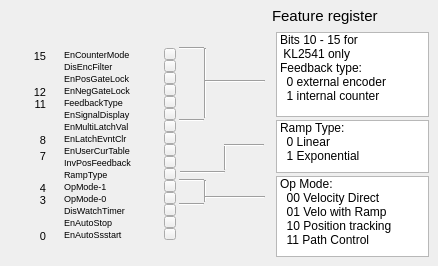
      <widget class="QWidget" name="feature1">
       <attribute name="title">
        <string>Feature 1</string>
       </attribute>
       <widget class="QELabel" name="qelabel_18">
        <property name="geometry">
         <rect>
          <x>12</x>
          <y>8</y>
          <width>73</width>
          <height>16</height>
         </rect>
        </property>
        <property name="font">
         <font>
          <pointsize>11</pointsize>
          <weight>75</weight>
          <bold>true</bold>
         </font>
        </property>
        <property name="variable" stdset="0">
         <string>$(P):LI:$(R):DATA.DESC</string>
        </property>
        <property name="variableSubstitutions" stdset="0">
         <string>P=CHA,R=2531-1-2</string>
        </property>
        <property name="displayAlarmState">
         <bool>false</bool>
        </property>
       </widget>
       <widget class="QEBitStatus" name="qebitstatus_4">
        <property name="geometry">
         <rect>
          <x>48</x>
          <y>48</y>
          <width>12</width>
          <height>192</height>
         </rect>
        </property>
        <property name="numberOfBits">
         <number>16</number>
        </property>
        <property name="Orientation">
         <enum>QBitStatus::LSB_On_Bottom</enum>
        </property>
        <property name="offColour">
         <color>
          <red>157</red>
          <green>171</green>
          <blue>193</blue>
         </color>
        </property>
        <property name="variable" stdset="0">
         <string>$(P):LI:$(R):RWE:FEAT</string>
        </property>
        <property name="variableSubstitutions" stdset="0">
         <string>P=CHA,R=2531-1-2</string>
        </property>
        <property name="displayAlarmState">
         <bool>false</bool>
        </property>
       </widget>
       <widget class="TButton" name="featTB_15">
        <property name="geometry">
         <rect>
          <x>164</x>
          <y>48</y>
          <width>12</width>
          <height>12</height>
         </rect>
        </property>
        <property name="text">
         <string/>
        </property>
        <property name="variable" stdset="0">
         <string>$(P):LO:SC:$(R):RWE:FEAT</string>
        </property>
        <property name="variableSubstitutions" stdset="0">
         <string>P=CHA,R=2531-1-2</string>
        </property>
        <property name="subscribe">
         <bool>true</bool>
        </property>
        <property name="AlarmEnable" stdset="0">
         <bool>false</bool>
        </property>
        <property name="showLabel">
         <bool>false</bool>
        </property>
        <property name="bitNumber" stdset="0">
         <UInt>15</UInt>
        </property>
       </widget>
       <widget class="TButton" name="featTB_14">
        <property name="geometry">
         <rect>
          <x>164</x>
          <y>60</y>
          <width>12</width>
          <height>12</height>
         </rect>
        </property>
        <property name="text">
         <string/>
        </property>
        <property name="variable" stdset="0">
         <string>$(P):LO:SC:$(R):RWE:FEAT</string>
        </property>
        <property name="variableSubstitutions" stdset="0">
         <string>P=CHA,R=2531-1-2</string>
        </property>
        <property name="subscribe">
         <bool>true</bool>
        </property>
        <property name="AlarmEnable" stdset="0">
         <bool>false</bool>
        </property>
        <property name="showLabel">
         <bool>false</bool>
        </property>
        <property name="bitNumber" stdset="0">
         <UInt>14</UInt>
        </property>
       </widget>
       <widget class="TButton" name="featTB_13">
        <property name="geometry">
         <rect>
          <x>164</x>
          <y>72</y>
          <width>12</width>
          <height>12</height>
         </rect>
        </property>
        <property name="text">
         <string/>
        </property>
        <property name="variable" stdset="0">
         <string>$(P):LO:SC:$(R):RWE:FEAT</string>
        </property>
        <property name="variableSubstitutions" stdset="0">
         <string>P=CHA,R=2531-1-2</string>
        </property>
        <property name="subscribe">
         <bool>true</bool>
        </property>
        <property name="AlarmEnable" stdset="0">
         <bool>false</bool>
        </property>
        <property name="showLabel">
         <bool>false</bool>
        </property>
        <property name="bitNumber" stdset="0">
         <UInt>13</UInt>
        </property>
       </widget>
       <widget class="TButton" name="featTB_12">
        <property name="geometry">
         <rect>
          <x>164</x>
          <y>84</y>
          <width>12</width>
          <height>12</height>
         </rect>
        </property>
        <property name="text">
         <string/>
        </property>
        <property name="variable" stdset="0">
         <string>$(P):LO:SC:$(R):RWE:FEAT</string>
        </property>
        <property name="variableSubstitutions" stdset="0">
         <string>P=CHA,R=2531-1-2</string>
        </property>
        <property name="subscribe">
         <bool>true</bool>
        </property>
        <property name="AlarmEnable" stdset="0">
         <bool>false</bool>
        </property>
        <property name="showLabel">
         <bool>false</bool>
        </property>
        <property name="bitNumber" stdset="0">
         <UInt>12</UInt>
        </property>
       </widget>
       <widget class="TButton" name="featTB_11">
        <property name="geometry">
         <rect>
          <x>164</x>
          <y>96</y>
          <width>12</width>
          <height>12</height>
         </rect>
        </property>
        <property name="text">
         <string/>
        </property>
        <property name="variable" stdset="0">
         <string>$(P):LO:SC:$(R):RWE:FEAT</string>
        </property>
        <property name="variableSubstitutions" stdset="0">
         <string>P=CHA,R=2531-1-2</string>
        </property>
        <property name="subscribe">
         <bool>true</bool>
        </property>
        <property name="AlarmEnable" stdset="0">
         <bool>false</bool>
        </property>
        <property name="showLabel">
         <bool>false</bool>
        </property>
        <property name="bitNumber" stdset="0">
         <UInt>11</UInt>
        </property>
       </widget>
       <widget class="TButton" name="featTB_10">
        <property name="geometry">
         <rect>
          <x>164</x>
          <y>108</y>
          <width>12</width>
          <height>12</height>
         </rect>
        </property>
        <property name="text">
         <string/>
        </property>
        <property name="variable" stdset="0">
         <string>$(P):LO:SC:$(R):RWE:FEAT</string>
        </property>
        <property name="variableSubstitutions" stdset="0">
         <string>P=CHA,R=2531-1-2</string>
        </property>
        <property name="subscribe">
         <bool>true</bool>
        </property>
        <property name="AlarmEnable" stdset="0">
         <bool>false</bool>
        </property>
        <property name="showLabel">
         <bool>false</bool>
        </property>
        <property name="bitNumber" stdset="0">
         <UInt>10</UInt>
        </property>
       </widget>
       <widget class="TButton" name="featTB_9">
        <property name="geometry">
         <rect>
          <x>164</x>
          <y>120</y>
          <width>12</width>
          <height>12</height>
         </rect>
        </property>
        <property name="text">
         <string/>
        </property>
        <property name="variable" stdset="0">
         <string>$(P):LO:SC:$(R):RWE:FEAT</string>
        </property>
        <property name="variableSubstitutions" stdset="0">
         <string>P=CHA,R=2531-1-2</string>
        </property>
        <property name="subscribe">
         <bool>true</bool>
        </property>
        <property name="AlarmEnable" stdset="0">
         <bool>false</bool>
        </property>
        <property name="showLabel">
         <bool>false</bool>
        </property>
        <property name="bitNumber" stdset="0">
         <UInt>9</UInt>
        </property>
       </widget>
       <widget class="TButton" name="featTB_8">
        <property name="geometry">
         <rect>
          <x>164</x>
          <y>132</y>
          <width>12</width>
          <height>12</height>
         </rect>
        </property>
        <property name="text">
         <string/>
        </property>
        <property name="variable" stdset="0">
         <string>$(P):LO:SC:$(R):RWE:FEAT</string>
        </property>
        <property name="variableSubstitutions" stdset="0">
         <string>P=CHA,R=2531-1-2</string>
        </property>
        <property name="subscribe">
         <bool>true</bool>
        </property>
        <property name="AlarmEnable" stdset="0">
         <bool>false</bool>
        </property>
        <property name="showLabel">
         <bool>false</bool>
        </property>
        <property name="bitNumber" stdset="0">
         <UInt>8</UInt>
        </property>
       </widget>
       <widget class="TButton" name="featTB_7">
        <property name="geometry">
         <rect>
          <x>164</x>
          <y>144</y>
          <width>12</width>
          <height>12</height>
         </rect>
        </property>
        <property name="text">
         <string/>
        </property>
        <property name="variable" stdset="0">
         <string>$(P):LO:SC:$(R):RWE:FEAT</string>
        </property>
        <property name="variableSubstitutions" stdset="0">
         <string>P=CHA,R=2531-1-2</string>
        </property>
        <property name="subscribe">
         <bool>true</bool>
        </property>
        <property name="AlarmEnable" stdset="0">
         <bool>false</bool>
        </property>
        <property name="showLabel">
         <bool>false</bool>
        </property>
        <property name="bitNumber" stdset="0">
         <UInt>7</UInt>
        </property>
       </widget>
       <widget class="TButton" name="featTB_6">
        <property name="geometry">
         <rect>
          <x>164</x>
          <y>156</y>
          <width>12</width>
          <height>12</height>
         </rect>
        </property>
        <property name="text">
         <string/>
        </property>
        <property name="variable" stdset="0">
         <string>$(P):LO:SC:$(R):RWE:FEAT</string>
        </property>
        <property name="variableSubstitutions" stdset="0">
         <string>P=CHA,R=2531-1-2</string>
        </property>
        <property name="subscribe">
         <bool>true</bool>
        </property>
        <property name="AlarmEnable" stdset="0">
         <bool>false</bool>
        </property>
        <property name="showLabel">
         <bool>false</bool>
        </property>
        <property name="bitNumber" stdset="0">
         <UInt>6</UInt>
        </property>
       </widget>
       <widget class="TButton" name="featTB_5">
        <property name="geometry">
         <rect>
          <x>164</x>
          <y>168</y>
          <width>12</width>
          <height>12</height>
         </rect>
        </property>
        <property name="text">
         <string/>
        </property>
        <property name="variable" stdset="0">
         <string>$(P):LO:SC:$(R):RWE:FEAT</string>
        </property>
        <property name="variableSubstitutions" stdset="0">
         <string>P=CHA,R=2531-1-2</string>
        </property>
        <property name="subscribe">
         <bool>true</bool>
        </property>
        <property name="AlarmEnable" stdset="0">
         <bool>false</bool>
        </property>
        <property name="showLabel">
         <bool>false</bool>
        </property>
        <property name="bitNumber" stdset="0">
         <UInt>5</UInt>
        </property>
       </widget>
       <widget class="TButton" name="featTB_4">
        <property name="geometry">
         <rect>
          <x>164</x>
          <y>180</y>
          <width>12</width>
          <height>12</height>
         </rect>
        </property>
        <property name="text">
         <string/>
        </property>
        <property name="variable" stdset="0">
         <string>$(P):LO:SC:$(R):RWE:FEAT</string>
        </property>
        <property name="variableSubstitutions" stdset="0">
         <string>P=CHA,R=2531-1-2</string>
        </property>
        <property name="subscribe">
         <bool>true</bool>
        </property>
        <property name="AlarmEnable" stdset="0">
         <bool>false</bool>
        </property>
        <property name="showLabel">
         <bool>false</bool>
        </property>
        <property name="bitNumber" stdset="0">
         <UInt>4</UInt>
        </property>
       </widget>
       <widget class="TButton" name="featTB_3">
        <property name="geometry">
         <rect>
          <x>164</x>
          <y>192</y>
          <width>12</width>
          <height>12</height>
         </rect>
        </property>
        <property name="text">
         <string/>
        </property>
        <property name="variable" stdset="0">
         <string>$(P):LO:SC:$(R):RWE:FEAT</string>
        </property>
        <property name="variableSubstitutions" stdset="0">
         <string>P=CHA,R=2531-1-2</string>
        </property>
        <property name="subscribe">
         <bool>true</bool>
        </property>
        <property name="AlarmEnable" stdset="0">
         <bool>false</bool>
        </property>
        <property name="showLabel">
         <bool>false</bool>
        </property>
        <property name="bitNumber" stdset="0">
         <UInt>3</UInt>
        </property>
       </widget>
       <widget class="TButton" name="featTB_2">
        <property name="geometry">
         <rect>
          <x>164</x>
          <y>204</y>
          <width>12</width>
          <height>12</height>
         </rect>
        </property>
        <property name="text">
         <string/>
        </property>
        <property name="variable" stdset="0">
         <string>$(P):LO:SC:$(R):RWE:FEAT</string>
        </property>
        <property name="variableSubstitutions" stdset="0">
         <string>P=CHA,R=2531-1-2</string>
        </property>
        <property name="subscribe">
         <bool>true</bool>
        </property>
        <property name="AlarmEnable" stdset="0">
         <bool>false</bool>
        </property>
        <property name="showLabel">
         <bool>false</bool>
        </property>
        <property name="bitNumber" stdset="0">
         <UInt>2</UInt>
        </property>
       </widget>
       <widget class="TButton" name="featTB_1">
        <property name="geometry">
         <rect>
          <x>164</x>
          <y>216</y>
          <width>12</width>
          <height>12</height>
         </rect>
        </property>
        <property name="text">
         <string/>
        </property>
        <property name="variable" stdset="0">
         <string>$(P):LO:SC:$(R):RWE:FEAT</string>
        </property>
        <property name="variableSubstitutions" stdset="0">
         <string>P=CHA,R=2531-1-2</string>
        </property>
        <property name="subscribe">
         <bool>true</bool>
        </property>
        <property name="AlarmEnable" stdset="0">
         <bool>false</bool>
        </property>
        <property name="showLabel">
         <bool>false</bool>
        </property>
        <property name="bitNumber" stdset="0">
         <UInt>1</UInt>
        </property>
       </widget>
       <widget class="TButton" name="featTB_0">
        <property name="geometry">
         <rect>
          <x>164</x>
          <y>228</y>
          <width>12</width>
          <height>12</height>
         </rect>
        </property>
        <property name="text">
         <string/>
        </property>
        <property name="variable" stdset="0">
         <string>$(P):LO:SC:$(R):RWE:FEAT</string>
        </property>
        <property name="variableSubstitutions" stdset="0">
         <string>P=CHA,R=2531-1-2</string>
        </property>
        <property name="subscribe">
         <bool>true</bool>
        </property>
        <property name="AlarmEnable" stdset="0">
         <bool>false</bool>
        </property>
        <property name="showLabel">
         <bool>false</bool>
        </property>
       </widget>
       <widget class="QLabel" name="label_33">
        <property name="geometry">
         <rect>
          <x>32</x>
          <y>230</y>
          <width>14</width>
          <height>12</height>
         </rect>
        </property>
        <property name="font">
         <font>
          <pointsize>8</pointsize>
         </font>
        </property>
        <property name="text">
         <string>0</string>
        </property>
        <property name="alignment">
         <set>Qt::AlignRight|Qt::AlignTrailing|Qt::AlignVCenter</set>
        </property>
       </widget>
       <widget class="QLabel" name="label_34">
        <property name="geometry">
         <rect>
          <x>32</x>
          <y>194</y>
          <width>14</width>
          <height>12</height>
         </rect>
        </property>
        <property name="font">
         <font>
          <pointsize>8</pointsize>
         </font>
        </property>
        <property name="text">
         <string>3</string>
        </property>
        <property name="alignment">
         <set>Qt::AlignRight|Qt::AlignTrailing|Qt::AlignVCenter</set>
        </property>
       </widget>
       <widget class="QLabel" name="label_35">
        <property name="geometry">
         <rect>
          <x>32</x>
          <y>182</y>
          <width>14</width>
          <height>12</height>
         </rect>
        </property>
        <property name="font">
         <font>
          <pointsize>8</pointsize>
         </font>
        </property>
        <property name="text">
         <string>4</string>
        </property>
        <property name="alignment">
         <set>Qt::AlignRight|Qt::AlignTrailing|Qt::AlignVCenter</set>
        </property>
       </widget>
       <widget class="QLabel" name="label_36">
        <property name="geometry">
         <rect>
          <x>32</x>
          <y>150</y>
          <width>14</width>
          <height>12</height>
         </rect>
        </property>
        <property name="font">
         <font>
          <pointsize>8</pointsize>
         </font>
        </property>
        <property name="text">
         <string>7</string>
        </property>
        <property name="alignment">
         <set>Qt::AlignRight|Qt::AlignTrailing|Qt::AlignVCenter</set>
        </property>
       </widget>
       <widget class="QLabel" name="label_37">
        <property name="geometry">
         <rect>
          <x>32</x>
          <y>134</y>
          <width>14</width>
          <height>12</height>
         </rect>
        </property>
        <property name="font">
         <font>
          <pointsize>8</pointsize>
         </font>
        </property>
        <property name="text">
         <string>8</string>
        </property>
        <property name="alignment">
         <set>Qt::AlignRight|Qt::AlignTrailing|Qt::AlignVCenter</set>
        </property>
       </widget>
       <widget class="QLabel" name="label_38">
        <property name="geometry">
         <rect>
          <x>32</x>
          <y>98</y>
          <width>14</width>
          <height>12</height>
         </rect>
        </property>
        <property name="font">
         <font>
          <pointsize>8</pointsize>
         </font>
        </property>
        <property name="text">
         <string>11</string>
        </property>
        <property name="alignment">
         <set>Qt::AlignRight|Qt::AlignTrailing|Qt::AlignVCenter</set>
        </property>
       </widget>
       <widget class="QLabel" name="label_39">
        <property name="geometry">
         <rect>
          <x>32</x>
          <y>86</y>
          <width>14</width>
          <height>12</height>
         </rect>
        </property>
        <property name="font">
         <font>
          <pointsize>8</pointsize>
         </font>
        </property>
        <property name="text">
         <string>12</string>
        </property>
        <property name="alignment">
         <set>Qt::AlignRight|Qt::AlignTrailing|Qt::AlignVCenter</set>
        </property>
       </widget>
       <widget class="QLabel" name="label_40">
        <property name="geometry">
         <rect>
          <x>32</x>
          <y>50</y>
          <width>14</width>
          <height>12</height>
         </rect>
        </property>
        <property name="font">
         <font>
          <pointsize>8</pointsize>
         </font>
        </property>
        <property name="text">
         <string>15</string>
        </property>
        <property name="alignment">
         <set>Qt::AlignRight|Qt::AlignTrailing|Qt::AlignVCenter</set>
        </property>
       </widget>
       <widget class="QLabel" name="label_41">
        <property name="geometry">
         <rect>
          <x>272</x>
          <y>8</y>
          <width>125</width>
          <height>16</height>
         </rect>
        </property>
        <property name="font">
         <font>
          <pointsize>11</pointsize>
         </font>
        </property>
        <property name="text">
         <string>Feature register</string>
        </property>
       </widget>
       <widget class="QLabel" name="label_42">
        <property name="geometry">
         <rect>
          <x>64</x>
          <y>202</y>
          <width>77</width>
          <height>16</height>
         </rect>
        </property>
        <property name="font">
         <font>
          <pointsize>7</pointsize>
         </font>
        </property>
        <property name="text">
         <string>DisWatchTimer</string>
        </property>
       </widget>
       <widget class="QLabel" name="label_43">
        <property name="geometry">
         <rect>
          <x>64</x>
          <y>214</y>
          <width>77</width>
          <height>16</height>
         </rect>
        </property>
        <property name="font">
         <font>
          <pointsize>7</pointsize>
         </font>
        </property>
        <property name="text">
         <string>EnAutoStop</string>
        </property>
       </widget>
       <widget class="QLabel" name="label_44">
        <property name="geometry">
         <rect>
          <x>64</x>
          <y>226</y>
          <width>77</width>
          <height>16</height>
         </rect>
        </property>
        <property name="font">
         <font>
          <pointsize>7</pointsize>
         </font>
        </property>
        <property name="text">
         <string>EnAutoSsstart</string>
        </property>
       </widget>
       <widget class="QLabel" name="label_45">
        <property name="geometry">
         <rect>
          <x>64</x>
          <y>46</y>
          <width>77</width>
          <height>16</height>
         </rect>
        </property>
        <property name="font">
         <font>
          <pointsize>7</pointsize>
         </font>
        </property>
        <property name="text">
         <string>EnCounterMode</string>
        </property>
       </widget>
       <widget class="QLabel" name="label_46">
        <property name="geometry">
         <rect>
          <x>64</x>
          <y>58</y>
          <width>77</width>
          <height>16</height>
         </rect>
        </property>
        <property name="font">
         <font>
          <pointsize>7</pointsize>
         </font>
        </property>
        <property name="text">
         <string>DisEncFilter</string>
        </property>
       </widget>
       <widget class="QLabel" name="label_52">
        <property name="geometry">
         <rect>
          <x>64</x>
          <y>70</y>
          <width>77</width>
          <height>16</height>
         </rect>
        </property>
        <property name="font">
         <font>
          <pointsize>7</pointsize>
         </font>
        </property>
        <property name="text">
         <string>EnPosGateLock</string>
        </property>
       </widget>
       <widget class="QLabel" name="label_53">
        <property name="geometry">
         <rect>
          <x>64</x>
          <y>82</y>
          <width>77</width>
          <height>16</height>
         </rect>
        </property>
        <property name="font">
         <font>
          <pointsize>7</pointsize>
         </font>
        </property>
        <property name="text">
         <string>EnNegGateLock</string>
        </property>
       </widget>
       <widget class="QLabel" name="label_54">
        <property name="geometry">
         <rect>
          <x>64</x>
          <y>94</y>
          <width>77</width>
          <height>16</height>
         </rect>
        </property>
        <property name="font">
         <font>
          <pointsize>7</pointsize>
         </font>
        </property>
        <property name="text">
         <string>FeedbackType</string>
        </property>
       </widget>
       <widget class="QLabel" name="label_55">
        <property name="geometry">
         <rect>
          <x>64</x>
          <y>106</y>
          <width>77</width>
          <height>16</height>
         </rect>
        </property>
        <property name="font">
         <font>
          <pointsize>7</pointsize>
         </font>
        </property>
        <property name="text">
         <string>EnSignalDisplay</string>
        </property>
       </widget>
       <widget class="QLabel" name="label_56">
        <property name="geometry">
         <rect>
          <x>64</x>
          <y>118</y>
          <width>77</width>
          <height>16</height>
         </rect>
        </property>
        <property name="font">
         <font>
          <pointsize>7</pointsize>
         </font>
        </property>
        <property name="text">
         <string>EnMultiLatchVal</string>
        </property>
       </widget>
       <widget class="QLabel" name="label_57">
        <property name="geometry">
         <rect>
          <x>64</x>
          <y>132</y>
          <width>81</width>
          <height>13</height>
         </rect>
        </property>
        <property name="font">
         <font>
          <pointsize>7</pointsize>
         </font>
        </property>
        <property name="text">
         <string>EnLatchEvntClr</string>
        </property>
       </widget>
       <widget class="QLabel" name="label_58">
        <property name="geometry">
         <rect>
          <x>64</x>
          <y>142</y>
          <width>77</width>
          <height>16</height>
         </rect>
        </property>
        <property name="font">
         <font>
          <pointsize>7</pointsize>
         </font>
        </property>
        <property name="text">
         <string>EnUserCurTable</string>
        </property>
       </widget>
       <widget class="QLabel" name="label_59">
        <property name="geometry">
         <rect>
          <x>64</x>
          <y>154</y>
          <width>77</width>
          <height>16</height>
         </rect>
        </property>
        <property name="font">
         <font>
          <pointsize>7</pointsize>
         </font>
        </property>
        <property name="text">
         <string>InvPosFeedback</string>
        </property>
       </widget>
       <widget class="QLabel" name="label_60">
        <property name="geometry">
         <rect>
          <x>64</x>
          <y>166</y>
          <width>77</width>
          <height>16</height>
         </rect>
        </property>
        <property name="font">
         <font>
          <pointsize>7</pointsize>
         </font>
        </property>
        <property name="text">
         <string>RampType</string>
        </property>
       </widget>
       <widget class="QLabel" name="label_61">
        <property name="geometry">
         <rect>
          <x>64</x>
          <y>178</y>
          <width>77</width>
          <height>16</height>
         </rect>
        </property>
        <property name="font">
         <font>
          <pointsize>7</pointsize>
         </font>
        </property>
        <property name="text">
         <string>OpMode-1</string>
        </property>
       </widget>
       <widget class="QLabel" name="label_62">
        <property name="geometry">
         <rect>
          <x>64</x>
          <y>190</y>
          <width>77</width>
          <height>16</height>
         </rect>
        </property>
        <property name="font">
         <font>
          <pointsize>7</pointsize>
         </font>
        </property>
        <property name="text">
         <string>OpMode-0</string>
        </property>
       </widget>
       <widget class="QListWidget" name="listWidget">
        <property name="geometry">
         <rect>
          <x>276</x>
          <y>32</y>
          <width>153</width>
          <height>85</height>
         </rect>
        </property>
        <item>
         <property name="text">
          <string>Bits 10 - 15 for</string>
         </property>
        </item>
        <item>
         <property name="text">
          <string> KL2541 only</string>
         </property>
        </item>
        <item>
         <property name="text">
          <string>Feedback type:</string>
         </property>
        </item>
        <item>
         <property name="text">
          <string>  0 external encoder</string>
         </property>
        </item>
        <item>
         <property name="text">
          <string>  1 internal counter</string>
         </property>
        </item>
       </widget>
       <widget class="QListWidget" name="listWidget_2">
        <property name="geometry">
         <rect>
          <x>276</x>
          <y>120</y>
          <width>153</width>
          <height>53</height>
         </rect>
        </property>
        <item>
         <property name="text">
          <string>Ramp Type:</string>
         </property>
        </item>
        <item>
         <property name="text">
          <string>  0 Linear</string>
         </property>
        </item>
        <item>
         <property name="text">
          <string>  1 Exponential</string>
         </property>
        </item>
       </widget>
       <widget class="QListWidget" name="listWidget_3">
        <property name="geometry">
         <rect>
          <x>276</x>
          <y>176</y>
          <width>153</width>
          <height>81</height>
         </rect>
        </property>
        <item>
         <property name="text">
          <string>Op Mode:</string>
         </property>
        </item>
        <item>
         <property name="text">
          <string>  00 Velocity Direct</string>
         </property>
        </item>
        <item>
         <property name="text">
          <string>  01 Velo with Ramp</string>
         </property>
        </item>
        <item>
         <property name="text">
          <string>  10 Position tracking</string>
         </property>
        </item>
        <item>
         <property name="text">
          <string>  11 Path Control</string>
         </property>
        </item>
       </widget>
       <widget class="Line" name="line_2">
        <property name="geometry">
         <rect>
          <x>179</x>
          <y>196</y>
          <width>25</width>
          <height>16</height>
         </rect>
        </property>
        <property name="orientation">
         <enum>Qt::Horizontal</enum>
        </property>
       </widget>
       <widget class="Line" name="line_3">
        <property name="geometry">
         <rect>
          <x>179</x>
          <y>172</y>
          <width>25</width>
          <height>16</height>
         </rect>
        </property>
        <property name="orientation">
         <enum>Qt::Horizontal</enum>
        </property>
       </widget>
       <widget class="Line" name="line_4">
        <property name="geometry">
         <rect>
          <x>179</x>
          <y>112</y>
          <width>25</width>
          <height>16</height>
         </rect>
        </property>
        <property name="orientation">
         <enum>Qt::Horizontal</enum>
        </property>
       </widget>
       <widget class="Line" name="line_5">
        <property name="geometry">
         <rect>
          <x>179</x>
          <y>40</y>
          <width>25</width>
          <height>16</height>
         </rect>
        </property>
        <property name="orientation">
         <enum>Qt::Horizontal</enum>
        </property>
       </widget>
       <widget class="Line" name="line_6">
        <property name="geometry">
         <rect>
          <x>204</x>
          <y>48</y>
          <width>3</width>
          <height>70</height>
         </rect>
        </property>
        <property name="orientation">
         <enum>Qt::Vertical</enum>
        </property>
       </widget>
       <widget class="Line" name="line_7">
        <property name="geometry">
         <rect>
          <x>180</x>
          <y>164</y>
          <width>45</width>
          <height>16</height>
         </rect>
        </property>
        <property name="orientation">
         <enum>Qt::Horizontal</enum>
        </property>
       </widget>
       <widget class="Line" name="line_8">
        <property name="geometry">
         <rect>
          <x>224</x>
          <y>144</y>
          <width>3</width>
          <height>26</height>
         </rect>
        </property>
        <property name="orientation">
         <enum>Qt::Vertical</enum>
        </property>
       </widget>
       <widget class="Line" name="line_9">
        <property name="geometry">
         <rect>
          <x>204</x>
          <y>180</y>
          <width>3</width>
          <height>22</height>
         </rect>
        </property>
        <property name="orientation">
         <enum>Qt::Vertical</enum>
        </property>
       </widget>
       <widget class="Line" name="line_10">
        <property name="geometry">
         <rect>
          <x>205</x>
          <y>80</y>
          <width>60</width>
          <height>3</height>
         </rect>
        </property>
        <property name="orientation">
         <enum>Qt::Horizontal</enum>
        </property>
       </widget>
       <widget class="Line" name="line_11">
        <property name="geometry">
         <rect>
          <x>224</x>
          <y>144</y>
          <width>40</width>
          <height>3</height>
         </rect>
        </property>
        <property name="orientation">
         <enum>Qt::Horizontal</enum>
        </property>
       </widget>
       <widget class="Line" name="line_12">
        <property name="geometry">
         <rect>
          <x>205</x>
          <y>196</y>
          <width>60</width>
          <height>3</height>
         </rect>
        </property>
        <property name="orientation">
         <enum>Qt::Horizontal</enum>
        </property>
       </widget>
      </widget>
